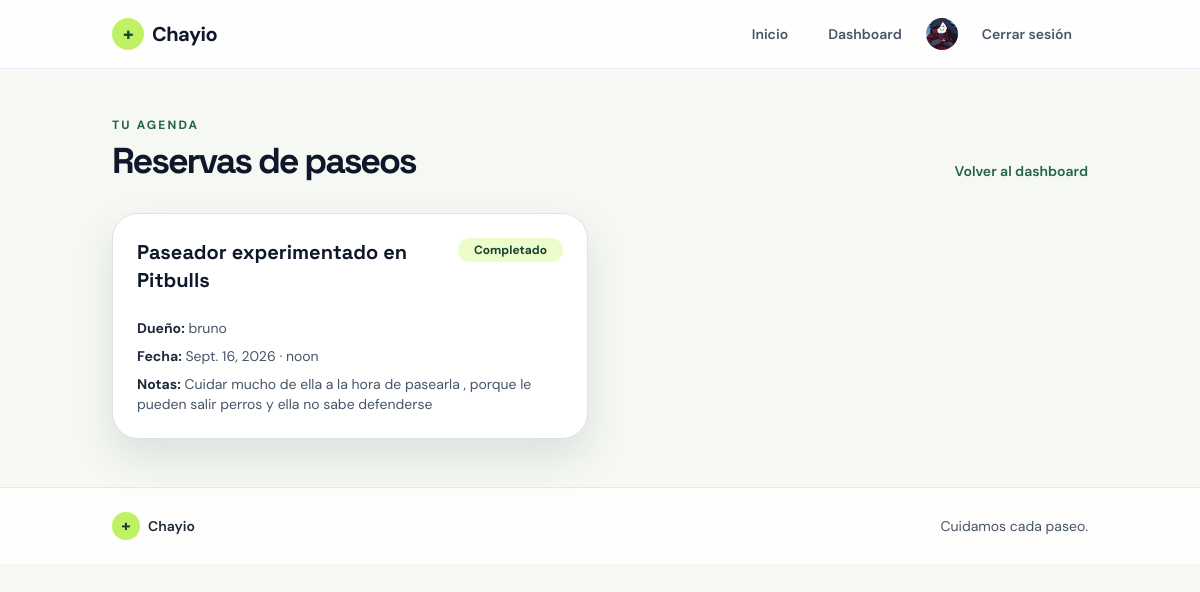
The page /mis-reservas/ (signed in) on the database its author committed.
### pet_services/models.py (models this page shows, shortened)
class UserProfile(models.Model):
    ROLE_CHOICES = [
        ('owner', 'Dueño'),
        ('walker', 'Paseador'),
    ]
    user = models.OneToOneField(settings.AUTH_USER_MODEL, on_delete=models.CASCADE, related_name='profile')
    role = models.CharField(max_length=20, choices=ROLE_CHOICES, default='owner')
    phone = models.CharField(max_length=20, blank=True)
    bio = models.TextField(blank=True)
    address = models.CharField(max_length=255, blank=True)
    avatar = models.FileField(upload_to='avatars/', blank=True)
    created_at = models.DateTimeField(default=timezone.now)

class Booking(models.Model):
    STATUS_CHOICES = [
        ('pending', 'Pendiente'),
        ('accepted', 'Aceptado'),
        ('rejected', 'Rechazado'),
        ('completed', 'Completado'),
    ]
    owner = models.ForeignKey(settings.AUTH_USER_MODEL, on_delete=models.CASCADE, related_name='bookings_as_owner')
    walker = models.ForeignKey(settings.AUTH_USER_MODEL, on_delete=models.CASCADE, related_name='bookings_as_walker')
    service = models.ForeignKey('ServiceOffer', on_delete=models.CASCADE, related_name='bookings')
    date = models.DateField()
    time = models.TimeField()
    notes = models.TextField(blank=True)
    status = models.CharField(max_length=20, choices=STATUS_CHOICES, default='pending')
    owner_confirmed = models.BooleanField(default=False)
    walker_confirmed = models.BooleanField(default=False)
    created_at = models.DateTimeField(default=timezone.now)

class ServiceOffer(models.Model):
    walker = models.ForeignKey(settings.AUTH_USER_MODEL, on_delete=models.CASCADE, related_name='service_offers')
    title = models.CharField(max_length=150)
    description = models.TextField()
    price = models.DecimalField(max_digits=8, decimal_places=2)
    duration_minutes = models.PositiveIntegerField(default=60)
    city = models.CharField(max_length=100)
    available = models.BooleanField(default=True)
    created_at = models.DateTimeField(default=timezone.now)

### pet_services/views.py (the view)
# urls.py: path('mis-reservas/', views.bookings_for_walker, name='walker_bookings'),
@login_required
def bookings_for_walker(request):
    offers = ServiceOffer.objects.filter(walker=request.user)
    bookings = Booking.objects.filter(walker=request.user).select_related('owner', 'service').order_by('-created_at')
    return render(request, 'pet_services/walker_bookings.html', {'bookings': bookings, 'offers': offers})

### templates/pet_services/walker_bookings.html (shortened to what this page needs)
{% extends 'base.html' %}
{% block content %}
<div class="container mx-auto px-4 py-12">
	<div class="mb-8 flex flex-wrap items-end justify-between gap-3">
		<div>
			<div class="mb-2 text-xs font-bold uppercase tracking-[0.18em] text-brand-500">Tu agenda</div>
			<h1 class="text-4xl font-black tracking-[-0.06em] text-slate-900">Reservas de paseos</h1>
		</div>
		<a class="text-sm font-semibold text-brand-500" href="{% url 'dashboard' %}">Volver al dashboard</a>
	</div>
	{% if bookings %}
		<div class="grid gap-6 md:grid-cols-2">
			{% for booking in bookings %}
				<article class="rounded-[26px] border border-slate-200 bg-white p-6 shadow-soft">
					<div class="mb-4 flex items-start justify-between gap-3">
						<h2 class="text-xl font-bold text-slate-900">{{ booking.service.title }}</h2>
						<span class="inline-flex rounded-full bg-lime-100 px-3 py-1 text-xs font-bold text-brand-700">{{ booking.get_status_display }}</span>
					</div>
					<div class="space-y-2 text-sm text-slate-600">
						<p><strong class="text-slate-800">Dueño:</strong> {{ booking.owner.get_full_name|default:booking.owner.username }}</p>
						<p><strong class="text-slate-800">Fecha:</strong> {{ booking.date }} · {{ booking.time }}</p>
						<p><strong class="text-slate-800">Notas:</strong> {{ booking.notes|default:'Sin notas' }}</p>
					</div>
				</article>
			{% endfor %}
		</div>
	{% else %}
		<div class="rounded-[22px] border border-dashed border-slate-300 bg-white px-6 py-10 text-center text-slate-500">No tienes reservas todavía.</div>
	{% endif %}
</div>
{% endblock %}

### templates/base.html (shortened to what this page needs)
{% load static %}
<!DOCTYPE html>
<html lang="es">
<head>
    <script src="https://cdn.tailwindcss.com"></script>
    <link href="https://cdn.jsdelivr.net/npm/bootstrap@5.3.3/dist/css/bootstrap.min.css" rel="stylesheet">
    <link rel="stylesheet" href="{% static 'css/styles.css' %}">
</head>
<body class="bg-[#f6f8f3] text-slate-900 antialiased">
    <nav class="sticky top-0 z-50 border-b border-slate-200/80 bg-white/80 backdrop-blur-md">
        <div class="container mx-auto px-4 py-3">
            <div class="flex items-center justify-between gap-4">
                <a class="flex items-center gap-2 text-xl font-bold tracking-tight text-slate-900 no-underline" href="{% url 'home' %}">
                    <span class="inline-flex h-8 w-8 items-center justify-center rounded-full bg-lime-300 text-lg font-black text-brand-700">+</span>
                    <span>Chayio</span>
                </a>
                <div id="mainNav" class="flex flex-1 items-center justify-end">
                    <div class="flex flex-wrap items-center justify-end gap-2">
                        <a class="nav-link px-3 py-2 text-sm font-semibold text-slate-600 transition hover:text-brand-500" href="{% url 'home' %}">Inicio</a>
                        {% if user.is_authenticated %}
                            <a class="nav-link px-3 py-2 text-sm font-semibold text-slate-600 transition hover:text-brand-500" href="{% url 'dashboard' %}">Dashboard</a>
                            {% if user.profile.avatar %}<img class="avatar avatar-sm" src="{{ user.profile.avatar.url }}" alt="Avatar de {{ user.username }}">{% endif %}
                            <form method="post" action="{% url 'logout' %}">
                                <button type="submit" class="px-3 py-2 text-sm font-semibold text-slate-600 transition hover:text-brand-500">Cerrar sesión</button>
                            </form>
                        {% else %}
                            <a class="px-3 py-2 text-sm font-semibold text-slate-600 transition hover:text-brand-500" href="{% url 'login' %}">Iniciar sesión</a>
                            <a class="rounded-full bg-brand-500 px-4 py-2 text-sm font-bold text-white transition hover:bg-brand-700" href="{% url 'register' %}">Crear cuenta</a>
                        {% endif %}
                    </div>
                </div>
            </div>
        </div>
    </nav>
    <main>{% block content %}{% endblock %}</main>
    <footer class="border-t border-slate-200 bg-white/80">
        <div class="container mx-auto flex flex-wrap items-center justify-between gap-3 px-4 py-6 text-sm text-slate-600">
            <span class="flex items-center gap-2 font-semibold text-slate-800"><span class="inline-flex h-7 w-7 items-center justify-center rounded-full bg-lime-300 text-base font-black text-brand-700">+</span> Chayio</span>
            <span>Cuidamos cada paseo.</span>
        </div>
    </footer>
</body>
</html>

### pet_services/static/css/styles.css (style rules this page uses)
:root { --ink: #17221d; --muted: #68766d; --paper: #f6f8f3; --line: #dce5dc; --lime: #c8f169; --green: #236247; --green-dark: #174331; }
body { background: var(--paper); color: var(--ink); font-family: 'DM Sans', sans-serif; }
h1, h2, h3, .brand { font-family: 'Space Grotesk', sans-serif; }
a { color: var(--green); }
.avatar { border-radius: 50%; object-fit: cover; background: #e6efe4; }
.avatar-sm { width: 2rem; height: 2rem; }
.nav-link { color: var(--muted); font-weight: 600; }

### rows shown on the page
Booking: service "Paseador experimentado en Pitbulls", status "Completado", owner.get_full_name "bruno", date "Sept. 16, 2026", time "noon", notes "Cuidar mucho de ella a la hora de pasearla , porque le pueden salir perros y ella no sabe defenderse"
